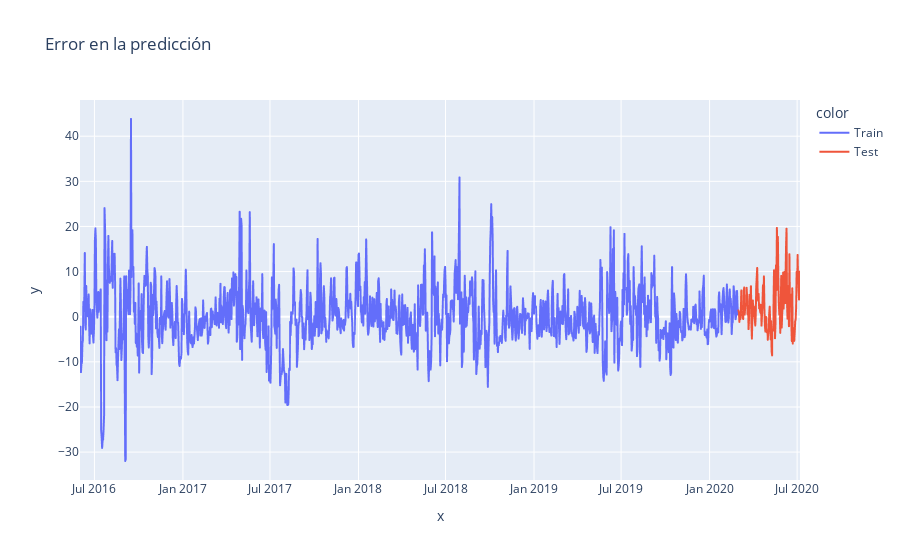

Notebook cell for this chart:
### Markdown cell above
**OBSEVACIÓN**: Se observa que los resultados mejoran pero por bastante poco. Tanto para el conjunto de prueba como para el conjunto de entrenamiento la mejora es de alrededor de 0.02. Esto demuestra que en este caso no es muy efectivo agregar lags a las variables exogenas, ya que no se observa una mejora significativa en los resultados, aunque siempre vale la pena probarlo y hacerlo, porque sigue siendo una mejora aunque sea pequeña.

### Code cell
error_train_lag = y_true_train_lag - y_pred_train_lag
error_test_lag = y_true_test_lag - y_pred_test_lag[-129:]

error_train_df_lag = pd.DataFrame({'ds': train_data['ds'], 'error': error_train_lag, 'set': 'Train'})
error_test_df_lag = pd.DataFrame({'ds': test_data['ds'], 'error': error_test_lag, 'set': 'Test'})

error_df_lag = pd.concat([error_train_df_lag, error_test_df_lag])
fig = px.line(x=error_df_lag['ds'], y=error_df_lag['error'], title='Error en la predicción', color=error_df_lag['set'])

fig.show()

### Figure 1 — Plotly figure (JSON) as saved in the notebook; plotly's stock layout.template omitted (floating-point values rounded to 4 significant figures; data arrays with more than 128 entries replaced by an {"elided": "..."} marker saying what was removed)
{"data": [{"hovertemplate": "color=Train<br>x=%{x}<br>y=%{y}<extra></extra>", "legendgroup": "Train", "line": {"color": "#636efa", "dash": "solid"}, "marker": {"symbol": "circle"}, "mode": "lines", "name": "Train", "showlegend": true, "type": "scattergl", "x": {"elided": "1369 str values"}, "xaxis": "x", "y": {"elided": "1369 float values"}, "yaxis": "y"}, {"hovertemplate": "color=Test<br>x=%{x}<br>y=%{y}<extra></extra>", "legendgroup": "Test", "line": {"color": "#EF553B", "dash": "solid"}, "marker": {"symbol": "circle"}, "mode": "lines", "name": "Test", "showlegend": true, "type": "scattergl", "x": {"elided": "129 str values"}, "xaxis": "x", "y": {"elided": "129 float values"}, "yaxis": "y"}], "layout": {"legend": {"title": {"text": "color"}, "tracegroupgap": 0}, "title": {"text": "Error en la predicción"}, "xaxis": {"anchor": "y", "domain": [0, 1], "title": {"text": "x"}}, "yaxis": {"anchor": "x", "domain": [0, 1], "title": {"text": "y"}}}}
